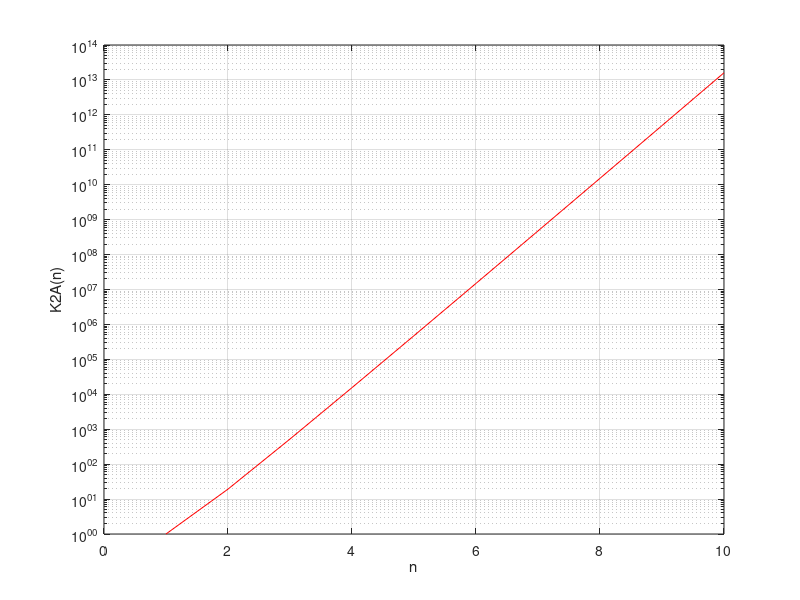
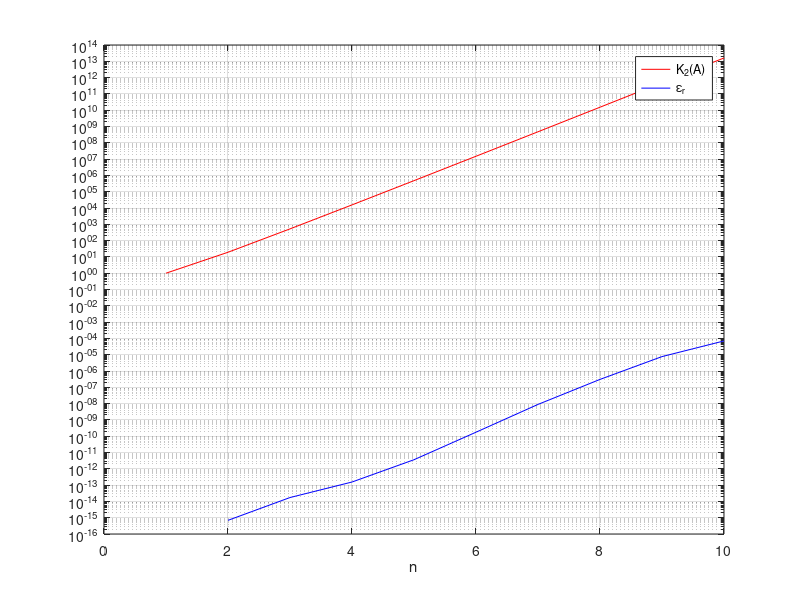
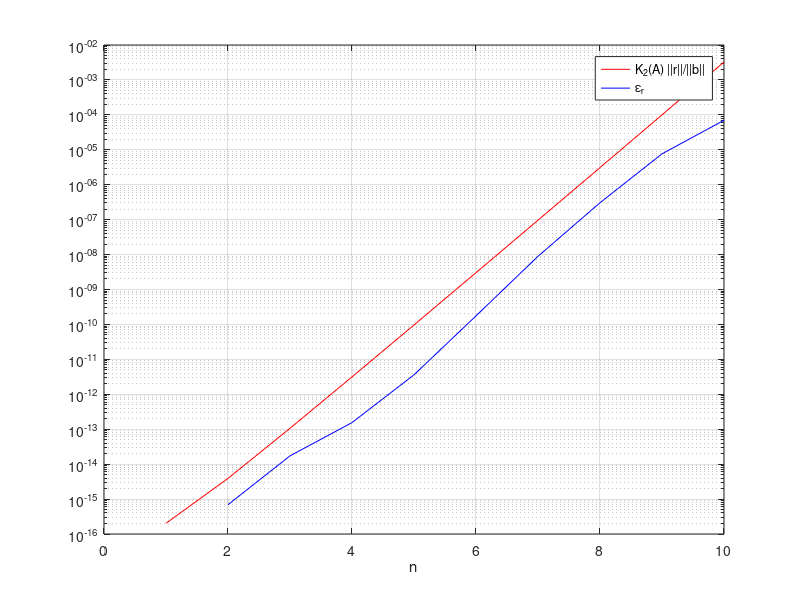

Reproduce these figures in MATLAB, in order.
clc
clear all
close all

for n=1:10
    A = hilb(n);
    KA(n) = cond(A);
end 

figure();
semilogy([1:1:10],KA,'r');
grid;
xlabel('n');
ylabel('K2A(n)');
saveas(gcf,'KA','epsc')

for n=1:10
    A = hilb(n);
    KA(n) = cond(A);
    xex = rand(n,1);
    b = A * xex;
    x = A\b;
    err(n) = norm(x-xex)/norm(xex);
    r(n) = norm(A*x - b);
end

figure();
semilogy([1:1:10], KA, 'r', [1:1:10], err, 'b');
grid;
xlabel('n');
%ylabel('K2A(n) & err(n)');
legend('K_{2}(A)','\epsilon_{r}')
saveas(gcf,'KVSErr','epsc')

figure();
semilogy([1:1:10], KA*norm(r)/norm(b), 'r', [1:1:10], err, 'b');
grid;
xlabel('n');
%ylabel('KA*norm(r)/norm(b) & err(n)');
legend('K_{2}(A) ||r||/||b||','\epsilon_{r}')
saveas(gcf,'ErrVSTildeErr','epsc')